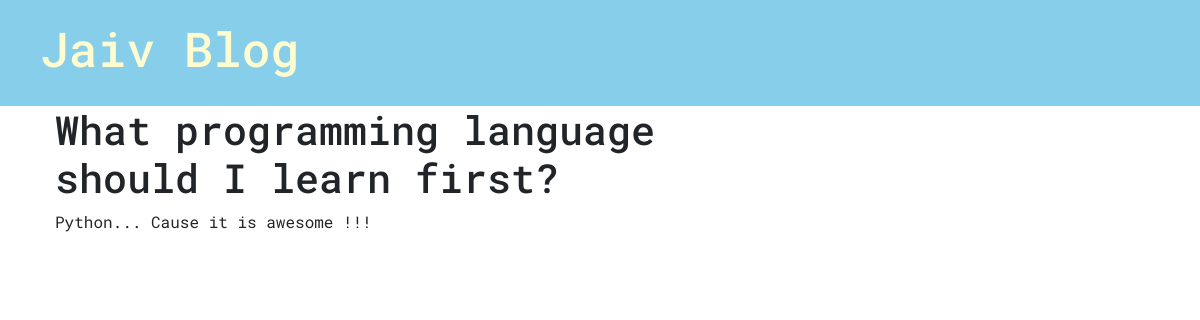
The app's page /post/1, older data.
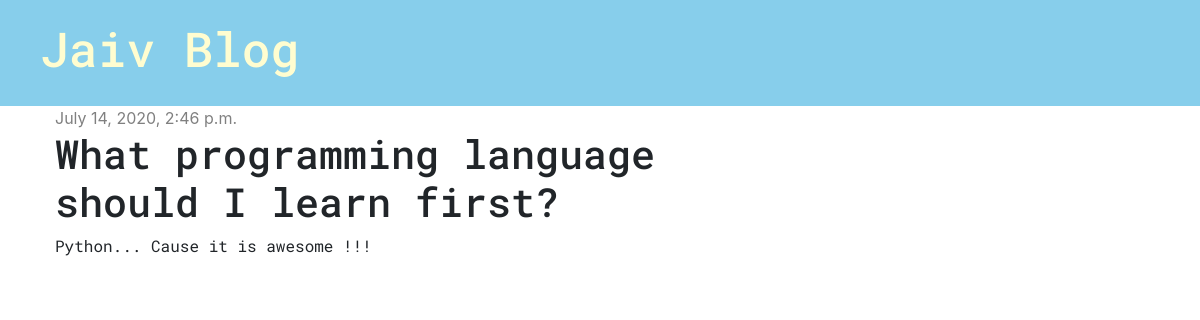
The same page, newer data.
### blog/models.py (models this page shows, shortened)
class Post(models.Model):
    author = models.ForeignKey('auth.User', on_delete=models.CASCADE)
    title = models.CharField(max_length=200)
    text = models.TextField()
    created_date = models.DateTimeField(default=timezone.now)
    published_date = models.DateTimeField(blank=True, null=True)

### blog/views.py (the view)
# urls.py: path('post/<int:pk>', views.post_detail, name='post_detail'),
def post_detail(request, pk):
    post = get_object_or_404(Post, pk=pk)
    stuff_for_frontend = {'post': post}
    return render(request, 'blog/post_detail.html', stuff_for_frontend)

### blog/templates/blog/post_detail.html
{% extends 'blog/base.html'%}
    {% block content %}
        <div class="post">
            {% if post.published_date %}
            <div class="date">
                {{ post.published_date }}
            </div>
            {% endif %}
            <h1>{{ post.title }}</h1>
            <p> {{ post.text|linebreaksbr}}</p>
        </div>
    {% endblock %}

### blog/templates/blog/base.html (shortened to what this page needs)
<!DOCTYPE html>
<html lang="en">
<head>
    {% load static %}
    <link rel="stylesheet" href="https://stackpath.bootstrapcdn.com/bootstrap/4.5.0/css/bootstrap.min.css">
    <link rel="stylesheet" href="{% static 'css/blog.css' %}">
</head>
<body>
<div class="page-header">
    <h1><a href="{% url 'post_list' %}"> Jaiv Blog </a> </h1>
</div>
<div class="content container">
    <div class="row">
       <div class="col-md-8">
           {% block content %}
           {% endblock %}
       </div>
    </div>
</div>

### blog/static/css/blog.css (style rules this page uses)
.page-header { background-color: skyblue; margin-top: 0; padding: 20px 20px 20px 40px; }
.page-header h1 a { color: #fffdd0; text-decoration: none; font-size: 36pt; }
.content { margin-left: 40px; }
h1, h2, h3, h4, p { font-family: "Roboto Mono", "Lucida Grande", "DejaVu Sans", "Bitstream Vera Sans", Verdana, Arial, sans-serif; }
.date { color: grey; }
.post { margin-bottom: 90px; }

Row changes from the older to the newer data that the page shows:
changed Post "What programming language should I learn first?": published_date (not shown) → "July 14, 2020, 2:46 p.m."
